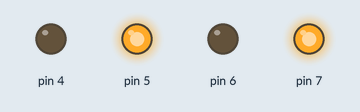
A sketch run on a simulated Arduino Uno, built with avr-gcc and run on an emulated ATmega328P. Shown: output pins drawn as LEDs (lit = HIGH).

Above: at 0.1 s.
At 1.0 s:
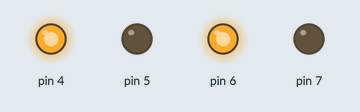
Timing chart, 0 to 2.5 s (numbered marks = the images above):
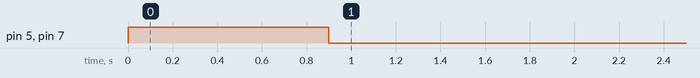

The sketch:

task1_controll_with_dc_motor.ino
```cpp
void setup() {
pinMode(7,OUTPUT);
pinMode(6,OUTPUT);
pinMode(5,OUTPUT);
pinMode(4,OUTPUT);
digitalWrite(7,1);
digitalWrite(6,0);
digitalWrite(5,1);
digitalWrite(4,0);
delay(900);
digitalWrite(7,0);
digitalWrite(6,1);
digitalWrite(5,0);
digitalWrite(4,1);
}

void loop() {
  // put your main code here, to run repeatedly:

}
```
